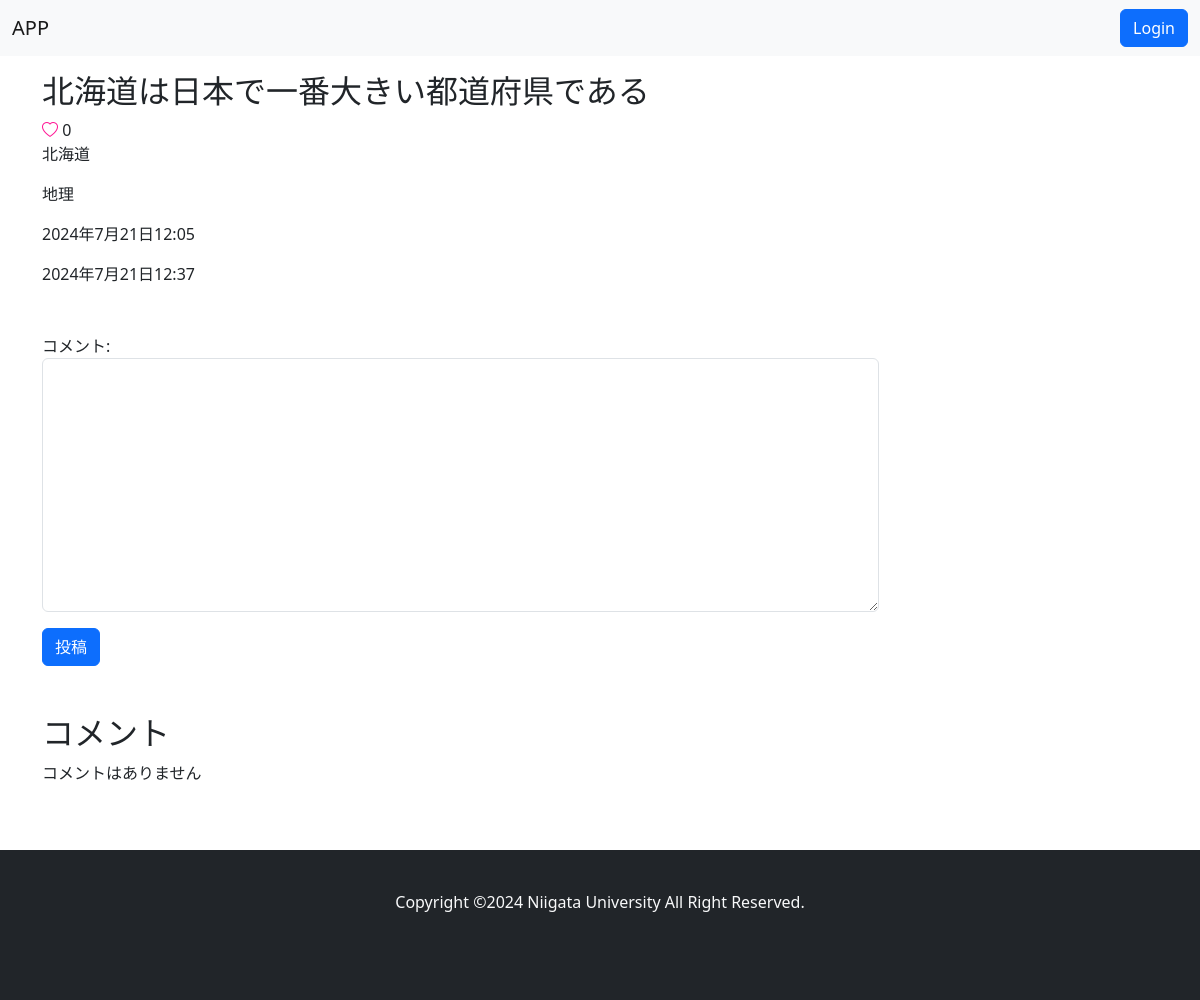
The page /detail/2/ on the database as committed earlier.
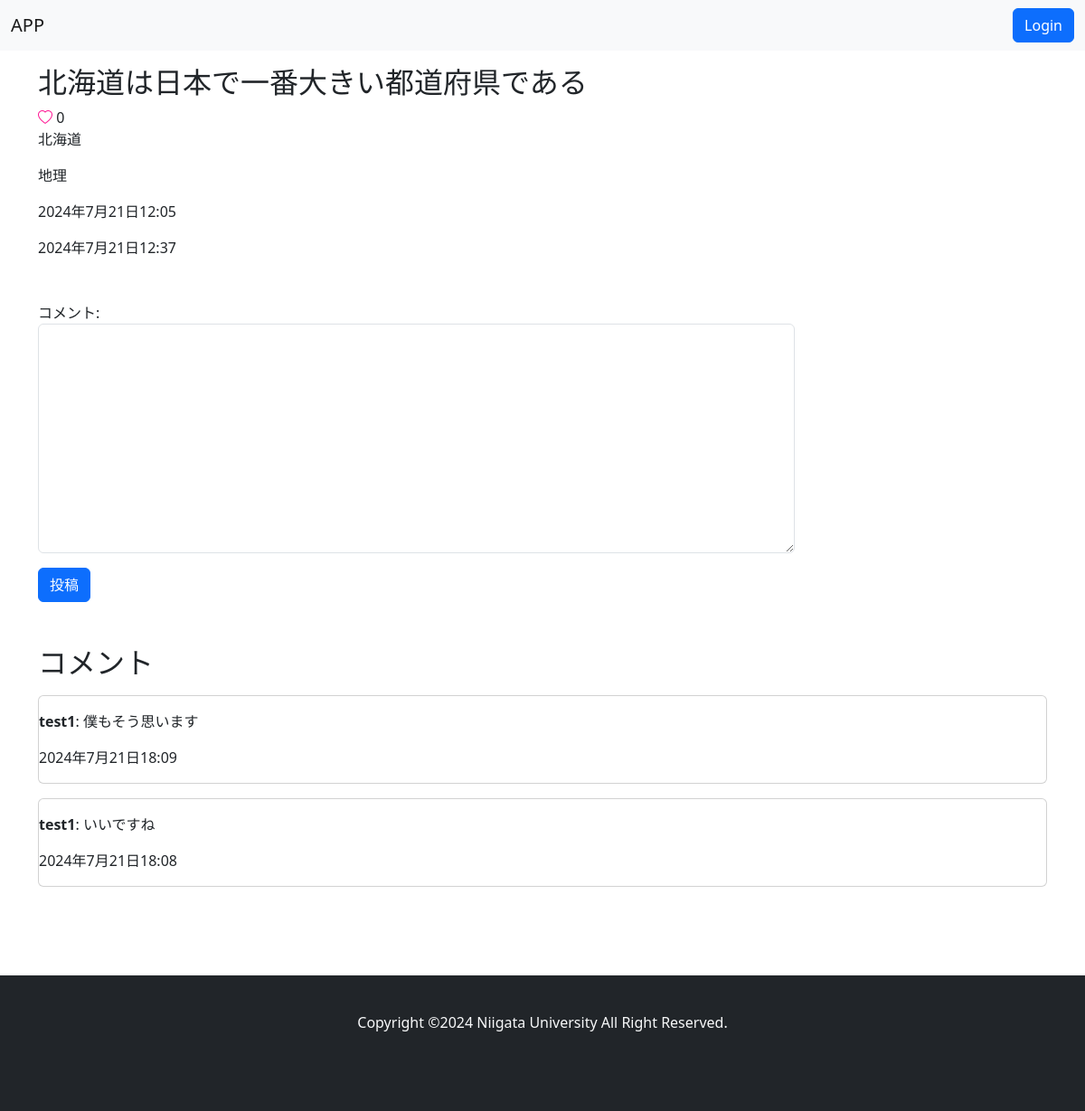
The same page on the database as committed later.
### main/models.py (models this page shows, shortened)
class Post(models.Model):
    CATEGORY_CHOICES = [
        ('地理', '地理'),
        ('歴史', '歴史'),
        ('人物', '人物'),
        ('自然', '自然'),
        ('伝統', '伝統'),
        ('スポーツ', 'スポーツ'),
        ('食', '食'),
        ('文化', '文化'),
        ('芸能', '芸能'),
        ('特産品', '特産品'),
        ('方言', '方言'),
        ('その他', 'その他'),
    ]
    PREFECTURE_CHOICES = [
        ('北海道', '北海道'),
        ('青森県', '青森県'),
        ('岩手県', '岩手県'),
        ('宮城県', '宮城県'),
        ('秋田県', '秋田県'),
        ('山形県', '山形県'),
        ('福島県', '福島県'),
        ('茨城県', '茨城県'),
        ('栃木県', '栃木県'),
        ('群馬県', '群馬県'),
        ('埼玉県', '埼玉県'),
        ('千葉県', '千葉県'),
        ('東京都', '東京都'),
        ('神奈川県', '神奈川県'),
        ('新潟県', '新潟県'),
        ('富山県', '富山県'),
        ('石川県', '石川県'),
        ('福井県', '福井県'),
        ('山梨県', '山梨県'),
        ('長野県', '長野県'),
        ('岐阜県', '岐阜県'),
        ('静岡県', '静岡県'),
        ('愛知県', '愛知県'),
        ('三重県', '三重県'),
        ('滋賀県', '滋賀県'),
        ('京都府', '京都府'),
        ('大阪府', '大阪府'),
        ('兵庫県', '兵庫県'),
        ('奈良県', '奈良県'),
        ('和歌山県', '和歌山県'),
        ('鳥取県', '鳥取県'),
        ('島根県', '島根県'),
        ('岡山県', '岡山県'),
        ('広島県', '広島県'),
        ('山口県', '山口県'),
        ('徳島県', '徳島県'),
        ('香川県', '香川県'),
        ('愛媛県', '愛媛県'),
        ('高知県', '高知県'),
        ('福岡県', '福岡県'),
        ('佐賀県', '佐賀県'),
        ('長崎県', '長崎県'),
        ('熊本県', '熊本県'),
        ('大分県', '大分県'),
        ('宮崎県', '宮崎県'),
        ('鹿児島県', '鹿児島県'),
        ('沖縄県', '沖縄県'),
    ]
    title = models.CharField(max_length=20)
    category = models.CharField(max_length=20, choices=CATEGORY_CHOICES)
    prefecture = models.CharField(max_length=20, choices=PREFECTURE_CHOICES)
    content = models.TextField(blank=True, null=True)
    user = models.ForeignKey(User, on_delete=models.CASCADE)
    like = models.ManyToManyField(User, related_name='related_post', blank=True)
    create_at = models.DateTimeField()
    update_at = models.DateTimeField()
    class Meta:
        db_table = 'posts'
        ordering = ["-create_at"]

class Comment(models.Model):
    content = models.TextField()
    user = models.ForeignKey(User, on_delete=models.CASCADE)
    post = models.ForeignKey(Post, related_name="comments", on_delete=models.CASCADE)
    create_at = models.DateTimeField(auto_now_add=True)
    class Meta:
        db_table = 'comments'
        ordering = ["-create_at"]

### accounts/models.py (models this page shows, shortened)
class User(AbstractBaseUser):
    email = models.EmailField(
        verbose_name='Email address',
        max_length=255,
        unique=True,
    )
    is_active = models.BooleanField(default=True)
    is_staff = models.BooleanField(default=False)
    is_superuser = models.BooleanField(default=False)
    USERNAME_FIELD = 'email'
    objects = UserManager()
    class Meta:
        db_table = 'users'

class Profile(models.Model):
    user = models.OneToOneField(User, on_delete=models.CASCADE)
    username = models.CharField(max_length=255)
    bio = models.TextField(blank=True, null=True)
    create_at = models.DateTimeField()
    update_at = models.DateTimeField()
    class Meta:
        db_table = 'profiles'

### main/views.py (the view, shortened to what this page needs)
# urls.py: path("detail/<int:pk>/", TriviaDetailView.as_view(), name="trivia-detail"),
class TriviaDetailView(DetailView):
    template_name = "main/detail.html"
    model = Post
    def get_context_data(self, **kwargs):
        context = super().get_context_data(**kwargs)
        context["form"] = CommentForm()
        return context

### main/forms.py
class CommentForm(forms.ModelForm):
    content = forms.CharField(label="コメント", widget=forms.Textarea, required=False)
    class Meta:
        model = Comment
        fields = ["content"]
    def __init__(self, *args, **kwargs):
        for field in self.base_fields.values():
            field.widget.attrs.update({"class":"form-control w-75"})
        super().__init__(*args, **kwargs)

### templates/main/detail.html (shortened to what this page needs)
{% extends "base.html" %}
{% block content %}
<div class="container mt-3">
    <h2>{{object.title}}</h2>
    {% if user.is_authenticated %}
        <form method="POST" action="{% url 'main:trivia-like' %}" style="display: inline-block;">
            {% csrf_token %}
            <input type="hidden" name="id" value="{{ object.id }}">
            {% if user in post.like.all %}
                <button type="submit" class="btn btn-link btn-lg" tabindex="-1" aria-disabled="true">
                <i class="bi bi-heart-fill" role="img" style="color: deeppink;"></i>
                </button>{{object.like.count}}<br>
            {% else %}
                <button type="submit" class="btn btn-link btn-lg" tabindex="-1" aria-disabled="true">
                    <i class="bi bi-heart" role="img" style="color: deeppink;"></i>
                </button>{{object.like.count}}<br>
            {% endif %}
        </form>
    {% else %}
        <i class="bi bi-heart" role="img" style="color: deeppink;"></i> {{object.like.count}}<br>
    {% endif %}
    <p>{{object.prefecture}}</p>
    <p>{{object.category}}</p>
    <p>{{object.create_at}}</p>
    <p>{{object.update_at}}</p>
    <form method="POST" class="mt-5">
        {{ form.as_p }}
        <button type="submit" class="btn btn-primary">投稿</button>
    </form>
    <div class="my-5">
        <h2>コメント</h2>
        {% for comment in object.comments.all %}
            <div class="card my-3">
                <p class="my-3"><strong>{{ comment.user.profile.username }}</strong>: {{ comment.content }}</p>
                <p>{{ comment.create_at }}</p>
            </div>
        {% empty %}
            <p>コメントはありません</p>
        {% endfor %}
    </div>
</div>
{% endblock %}

### templates/base.html (shortened to what this page needs)
<!DOCTYPE html>
<html lang="ja">
<head>
    {% include "css.html" %}
</head>
<body style="min-height: 100vh;">
    {% include "nav.html" %}
    {% block content %}
    {% endblock content %}
    {% include "footer.html" %}
</body>
</html>

### templates/css.html (shortened to what this page needs)
<link href="https://cdn.jsdelivr.net/npm/bootstrap@5.0.2/dist/css/bootstrap.min.css" rel="stylesheet">
<link rel="stylesheet" href="https://cdn.jsdelivr.net/npm/bootstrap-icons@1.8.0/font/bootstrap-icons.css">
{% load django_bootstrap5 %}
{% bootstrap_css %}
{% load static %}
<link rel="stylesheet" href="{% static 'css/footer.css' %}">
{% load static %}
<link rel="stylesheet" href="{% static 'css/allauth.css' %}">

### templates/nav.html (shortened to what this page needs)
<nav class="navbar navbar-expand-lg navbar-light bg-light">
    <div class="container-fluid">
        <a class="navbar-brand" href="{% url 'main:home' %}">APP</a>
        <div class="collapse navbar-collapse" id="navbarNav">
            <ul class="navbar-nav ms-auto">
                {% if user.is_authenticated %}
                <li class="nav-item"><a class="btn btn-danger" href="{% url 'account_logout' %}">Logout</a></li>
                {% else %}
                <li class="nav-item"><a class="btn btn-primary" href="{% url 'account_login' %}">Login</a></li>
                {% endif %}
            </ul>
        </div>
    </div>
</nav>

### templates/footer.html (shortened to what this page needs)
<footer class="footer mt-auto py-4 bg-dark text-light mb-0">
    <div class="container text-center">
        <p>Copyright &copy;2024 Niigata University All Right Reserved.</p>
    </div>
</footer>

### static/css/footer.css (style rules this page uses)
html { position: relative; min-height: 100%; padding-bottom: 200px; box-sizing: border-box; }
footer { position: absolute; left: 0; bottom: 0; width: 100%; height: 150px; }

Rows that differ between the two databases and show on the page:
added Comment: user.profile.username "test1", content "僕もそう思います", create_at "2024年7月21日18:09"
added Comment: user.profile.username "test1", content "いいですね", create_at "2024年7月21日18:08"
Other text that changed with them:
text no longer shown: "コメントはありません"
